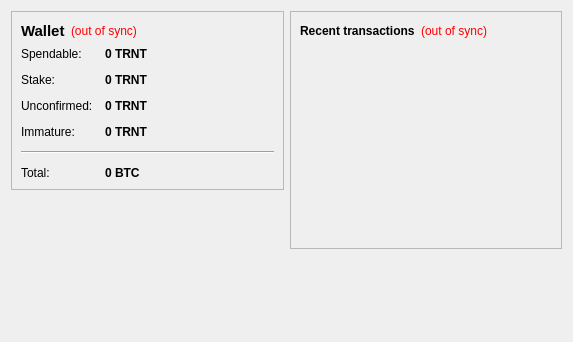
<?xml version="1.0" encoding="UTF-8"?>
<ui version="4.0">
 <class>OverviewPage</class>
 <widget class="QWidget" name="OverviewPage">
  <property name="geometry">
   <rect>
    <x>0</x>
    <y>0</y>
    <width>573</width>
    <height>342</height>
   </rect>
  </property>
  <property name="windowTitle">
   <string>Form</string>
  </property>
  <layout class="QHBoxLayout" name="horizontalLayout" stretch="1,1">
   <item>
    <layout class="QVBoxLayout" name="verticalLayout_2">
     <item>
      <widget class="QFrame" name="frame">
       <property name="frameShape">
        <enum>QFrame::StyledPanel</enum>
       </property>
       <property name="frameShadow">
        <enum>QFrame::Raised</enum>
       </property>
       <layout class="QVBoxLayout" name="verticalLayout_4">
        <item>
         <layout class="QHBoxLayout" name="horizontalLayout_4">
          <item>
           <widget class="QLabel" name="label_5">
            <property name="font">
             <font>
              <pointsize>11</pointsize>
              <weight>75</weight>
              <bold>true</bold>
             </font>
            </property>
            <property name="text">
             <string>Wallet</string>
            </property>
           </widget>
          </item>
          <item>
           <widget class="QLabel" name="labelWalletStatus">
            <property name="toolTip">
             <string>The displayed information may be out of date. Your wallet automatically synchronizes with the Tarrant network after a connection is established, but this process has not completed yet.</string>
            </property>
            <property name="styleSheet">
             <string notr="true">QLabel { color: red; }</string>
            </property>
            <property name="text">
             <string notr="true">(out of sync)</string>
            </property>
            <property name="alignment">
             <set>Qt::AlignLeading|Qt::AlignLeft|Qt::AlignVCenter</set>
            </property>
           </widget>
          </item>
          <item>
           <spacer name="horizontalSpacer_2">
            <property name="orientation">
             <enum>Qt::Horizontal</enum>
            </property>
            <property name="sizeHint" stdset="0">
             <size>
              <width>40</width>
              <height>20</height>
             </size>
            </property>
           </spacer>
          </item>
         </layout>
        </item>
        <item>
         <layout class="QFormLayout" name="formLayout_2">
          <property name="fieldGrowthPolicy">
           <enum>QFormLayout::AllNonFixedFieldsGrow</enum>
          </property>
          <property name="horizontalSpacing">
           <number>12</number>
          </property>
          <property name="verticalSpacing">
           <number>12</number>
          </property>
          <item row="0" column="0">
           <widget class="QLabel" name="label">
            <property name="text">
             <string>Spendable:</string>
            </property>
           </widget>
          </item>
          <item row="0" column="1">
           <widget class="QLabel" name="labelBalance">
            <property name="font">
             <font>
              <weight>75</weight>
              <bold>true</bold>
             </font>
            </property>
            <property name="cursor">
             <cursorShape>IBeamCursor</cursorShape>
            </property>
            <property name="toolTip">
             <string>Your current spendable balance</string>
            </property>
            <property name="text">
             <string notr="true">0 TRNT</string>
            </property>
            <property name="textInteractionFlags">
             <set>Qt::LinksAccessibleByMouse|Qt::TextSelectableByKeyboard|Qt::TextSelectableByMouse</set>
            </property>
           </widget>
          </item>
          <item row="1" column="0">
           <widget class="QLabel" name="label_6">
            <property name="text">
             <string>Stake:</string>
            </property>
           </widget>
          </item>
          <item row="1" column="1">
           <widget class="QLabel" name="labelStake">
            <property name="font">
             <font>
              <weight>75</weight>
              <bold>true</bold>
             </font>
            </property>
            <property name="cursor">
             <cursorShape>IBeamCursor</cursorShape>
            </property>
            <property name="toolTip">
             <string>Total of coins that was staked, and do not yet count toward the current balance</string>
            </property>
            <property name="text">
             <string notr="true">0 TRNT</string>
            </property>
            <property name="textInteractionFlags">
             <set>Qt::LinksAccessibleByMouse|Qt::TextSelectableByKeyboard|Qt::TextSelectableByMouse</set>
            </property>
           </widget>
          </item>
          <item row="2" column="0">
           <widget class="QLabel" name="label_3">
            <property name="text">
             <string>Unconfirmed:</string>
            </property>
           </widget>
          </item>
          <item row="2" column="1">
           <widget class="QLabel" name="labelUnconfirmed">
            <property name="font">
             <font>
              <weight>75</weight>
              <bold>true</bold>
             </font>
            </property>
            <property name="cursor">
             <cursorShape>IBeamCursor</cursorShape>
            </property>
            <property name="toolTip">
             <string>Total of transactions that have yet to be confirmed, and do not yet count toward the current balance</string>
            </property>
            <property name="text">
             <string notr="true">0 TRNT</string>
            </property>
            <property name="textInteractionFlags">
             <set>Qt::LinksAccessibleByMouse|Qt::TextSelectableByKeyboard|Qt::TextSelectableByMouse</set>
            </property>
           </widget>
          </item>
          <item row="3" column="0">
           <widget class="QLabel" name="labelImmatureText">
            <property name="text">
             <string>Immature:</string>
            </property>
           </widget>
          </item>
          <item row="3" column="1">
           <widget class="QLabel" name="labelImmature">
            <property name="font">
             <font>
              <weight>75</weight>
              <bold>true</bold>
             </font>
            </property>
            <property name="toolTip">
             <string>Mined balance that has not yet matured</string>
            </property>
            <property name="text">
             <string notr="true">0 TRNT</string>
            </property>
            <property name="textInteractionFlags">
             <set>Qt::LinksAccessibleByMouse|Qt::TextSelectableByKeyboard|Qt::TextSelectableByMouse</set>
            </property>
           </widget>
          </item>
          <item row="4" column="0" colspan="2">
           <widget class="Line" name="line">
            <property name="orientation">
             <enum>Qt::Horizontal</enum>
            </property>
           </widget>
          </item>
          <item row="5" column="0">
           <widget class="QLabel" name="labelTotalText">
            <property name="text">
             <string>Total:</string>
            </property>
           </widget>
          </item>
          <item row="5" column="1">
           <widget class="QLabel" name="labelTotal">
            <property name="font">
             <font>
              <weight>75</weight>
              <bold>true</bold>
             </font>
            </property>
            <property name="cursor">
             <cursorShape>IBeamCursor</cursorShape>
            </property>
            <property name="toolTip">
             <string>Your current total balance</string>
            </property>
            <property name="text">
             <string notr="true">0 BTC</string>
            </property>
            <property name="textInteractionFlags">
             <set>Qt::LinksAccessibleByMouse|Qt::TextSelectableByKeyboard|Qt::TextSelectableByMouse</set>
            </property>
           </widget>
          </item>
         </layout>
        </item>
       </layout>
      </widget>
     </item>
     <item>
      <spacer name="verticalSpacer">
       <property name="orientation">
        <enum>Qt::Vertical</enum>
       </property>
       <property name="sizeHint" stdset="0">
        <size>
         <width>20</width>
         <height>40</height>
        </size>
       </property>
      </spacer>
     </item>
    </layout>
   </item>
   <item>
    <layout class="QVBoxLayout" name="verticalLayout_3">
     <item>
      <widget class="QFrame" name="frame_2">
       <property name="frameShape">
        <enum>QFrame::StyledPanel</enum>
       </property>
       <property name="frameShadow">
        <enum>QFrame::Raised</enum>
       </property>
       <layout class="QVBoxLayout" name="verticalLayout">
        <item>
         <layout class="QHBoxLayout" name="horizontalLayout_2">
          <item>
           <widget class="QLabel" name="label_4">
            <property name="text">
             <string>&lt;b&gt;Recent transactions&lt;/b&gt;</string>
            </property>
           </widget>
          </item>
          <item>
           <widget class="QLabel" name="labelTransactionsStatus">
            <property name="toolTip">
             <string>The displayed information may be out of date. Your wallet automatically synchronizes with the Tarrant network after a connection is established, but this process has not completed yet.</string>
            </property>
            <property name="styleSheet">
             <string notr="true">QLabel { color: red; }</string>
            </property>
            <property name="text">
             <string notr="true">(out of sync)</string>
            </property>
            <property name="alignment">
             <set>Qt::AlignRight|Qt::AlignTrailing|Qt::AlignVCenter</set>
            </property>
           </widget>
          </item>
          <item>
           <spacer name="horizontalSpacer">
            <property name="orientation">
             <enum>Qt::Horizontal</enum>
            </property>
            <property name="sizeHint" stdset="0">
             <size>
              <width>40</width>
              <height>20</height>
             </size>
            </property>
           </spacer>
          </item>
         </layout>
        </item>
        <item>
         <widget class="QListView" name="listTransactions">
          <property name="styleSheet">
           <string notr="true">QListView { background: transparent; }</string>
          </property>
          <property name="frameShape">
           <enum>QFrame::NoFrame</enum>
          </property>
          <property name="verticalScrollBarPolicy">
           <enum>Qt::ScrollBarAlwaysOff</enum>
          </property>
          <property name="horizontalScrollBarPolicy">
           <enum>Qt::ScrollBarAlwaysOff</enum>
          </property>
          <property name="selectionMode">
           <enum>QAbstractItemView::NoSelection</enum>
          </property>
         </widget>
        </item>
       </layout>
      </widget>
     </item>
     <item>
      <spacer name="verticalSpacer_2">
       <property name="orientation">
        <enum>Qt::Vertical</enum>
       </property>
       <property name="sizeHint" stdset="0">
        <size>
         <width>20</width>
         <height>40</height>
        </size>
       </property>
      </spacer>
     </item>
    </layout>
   </item>
  </layout>
 </widget>
 <resources/>
 <connections/>
</ui>
